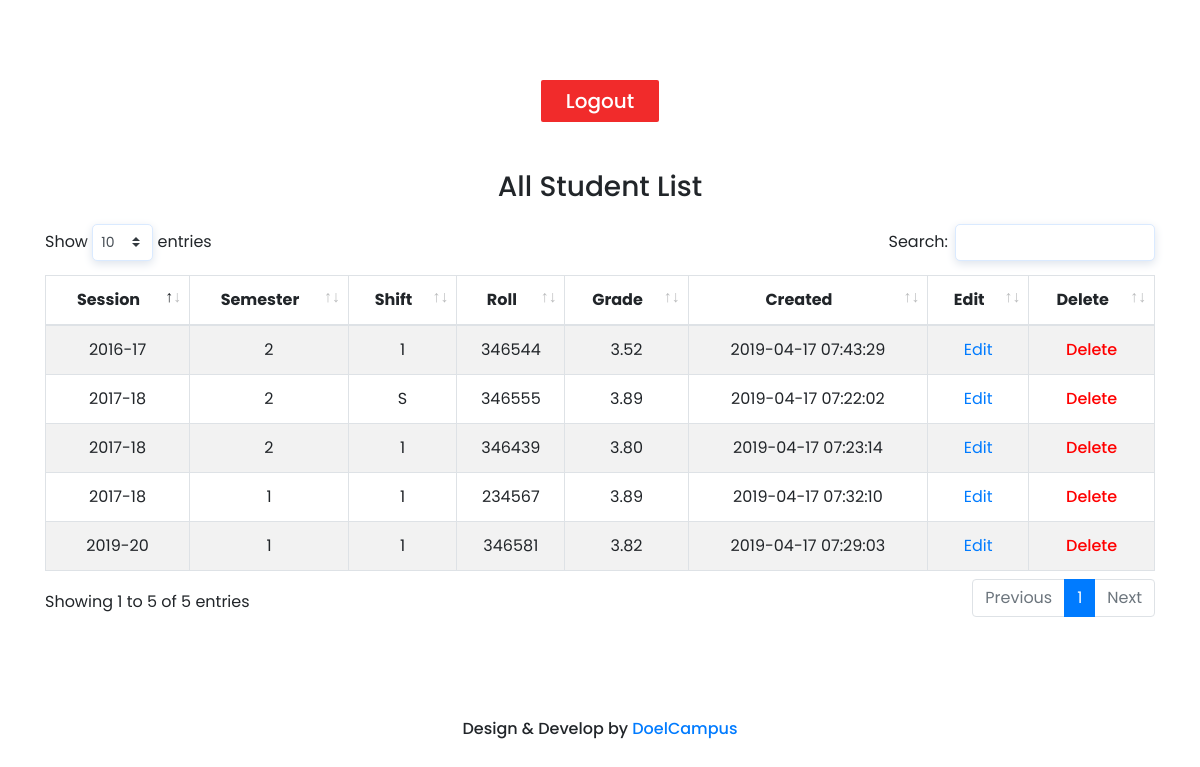
Page /fpi-result/teacher-panel.php (signed in) on the committed database.
### tables this page shows
CREATE TABLE `result_db` (
  `id` int(11) NOT NULL,
  `db_session` varchar(7) NOT NULL,
  `db_semester` varchar(1) NOT NULL,
  `db_shift` varchar(1) NOT NULL,
  `db_roll` varchar(6) NOT NULL,
  `db_gpa` varchar(4) NOT NULL,
  `created` timestamp NOT NULL DEFAULT CURRENT_TIMESTAMP
);

### fpi-result/inc/Main.php (called while the page is built, shortened)
<?php
    class Main{
        protected $host = 'localhost';
        protected $user = 'root';
        protected $pass = '';
        protected $db = 'result';
        protected $con;
        public function __construct(){
            if(!isset($this->con)){
                $this->con = new mysqli($this->host,$this->user,$this->pass,$this->db);
            }
            return $this->con;
        }
    }
?>

### fpi-result/inc/Show.php (called while the page is built)
<?php
    include "Main.php";
    class Show extends Main
    {
        public function viewdata(){
            $this->sql = "SELECT * FROM  `result_db`";
            $this->result = $this->con->query($this->sql);
            if($this->result == true){
                return $this->result;
            }else{
                echo 'error';
            }
        }
    }
    ?>

### fpi-result/teacher-panel.php (the view, shortened to what this page needs)
<?php
    include "inc/Show.php";
    $obj = new Show;
    $data = $obj->viewdata();
?>
<!DOCTYPE html>
<html lang="en">
<head>
    <link rel="stylesheet" href="css/plugins.css">
    <link rel="stylesheet" href="css/dataTables.bootstrap4.min.css">
    <link rel="stylesheet" href="css/main.css">
</head>
<body class="no-bg">
    <div class="teacher-wrapper">
        <div class="container">
            <div class="row">
                <div class="col-md-12">
                    <h5 class="text-center mb-5"><a class="logout-btn" href="logout1.php?logout=1">Logout</a></h5>
                    <h3 class="text-center mb-4">All Student List</h3>
                </div>
                <div class="col-md-12">
                    <table id="result-list" class="table table-striped table-bordered text-center" style="width:100%">
                        <thead>
                            <tr>
                                <th>Session</th>
                                <th>Semester</th>
                                <th>Shift</th>
                                <th>Roll</th>
                                <th>Grade</th>
                                <th>Created</th>
                                <th>Edit</th>
                                <th>Delete</th>
                            </tr>
                        </thead>
                        <tbody>
                        <?php
                            if($data->num_rows>0){
                                while($row = $data->fetch_object()){
                                    ?>
                            <tr>
                                <td><?php echo $row->db_session;?></td>
                                <td><?php echo $row->db_semester;?></td>
                                <td><?php echo $row->db_shift;?></td>
                                <td><?php echo $row->db_roll;?></td>
                                <td><?php echo $row->db_gpa;?></td>
                                <td><?php echo $row->created;?></td>
                                <td><a href="edit.php?id=<?php echo $row->id;?>" target="_blank">Edit</a></td>
                                <td><a onclick="javascript: return confirm('Are You Sure? You want to Delete this Data.')" class="text-button" href="delete.php?id=<?php echo $row->id;?>">Delete</a></td>
                            </tr>
                        <?php
                                }
                            }
                        ?>
                        </tbody>
                    </table>
                </div>
            </div>
        </div>
<?php
    include("footer.php");
?>
    </div>
</body>
</html>

### fpi-result/footer.php
<div class="footer text-center">
    <h6>Design &amp; Develop by <a href="http://doelcampus.com/" target="_blank">DoelCampus</a></h6>
</div>

### fpi-result/css/main.css (style rules this page uses)
h1, h2, h3, h4, h5, h6, p { margin: 0; padding: 0; }
html, body { font-family: 'Poppins', sans-serif; }
body { background: #f6f6f6; position: relative; z-index: 1; min-height: 630px; }
body::after { position: absolute; content: ""; height: 100%; width: 100%; top: 0; left: 0; z-index: -1; background-image: url(../img/images.jpg); background-size: 100%; background-position: bottom; background-repeat: no-repeat; }
body.no-bg { background-color: #fff; }
body.no-bg::after { display: none; }
.mb-4 { margin-bottom: 20px !important; }
a { display: inline-block; -webkit-transition: .25s; transition: .25s; }
.teacher-wrapper { padding: 80px 0; background-color: #fff; }
.teacher-wrapper table.dataTable { border-collapse: collapse !important; }
.logout-btn { display: inline-block; padding: 9px 25px; background-color: rgb(241, 43, 43); color: #fff; border-radius: 2px; }
.text-button, .text-button:hover { color: red; font-weight: 500; }
.footer { margin-top: 100px; padding-bottom: 15px; }

### rows in the picture
result_db: db_session "2017-18", db_semester "2", db_shift "S", db_roll "346555", db_gpa "3.89", created "2019-04-17 07:22:02"
result_db: db_session "2017-18", db_semester "2", db_shift "1", db_roll "346439", db_gpa "3.80", created "2019-04-17 07:23:14"
result_db: db_session "2019-20", db_semester "1", db_shift "1", db_roll "346581", db_gpa "3.82", created "2019-04-17 07:29:03"
result_db: db_session "2017-18", db_semester "1", db_shift "1", db_roll "234567", db_gpa "3.89", created "2019-04-17 07:32:10"
result_db: db_session "2016-17", db_semester "2", db_shift "1", db_roll "346544", db_gpa "3.52", created "2019-04-17 07:43:29"
